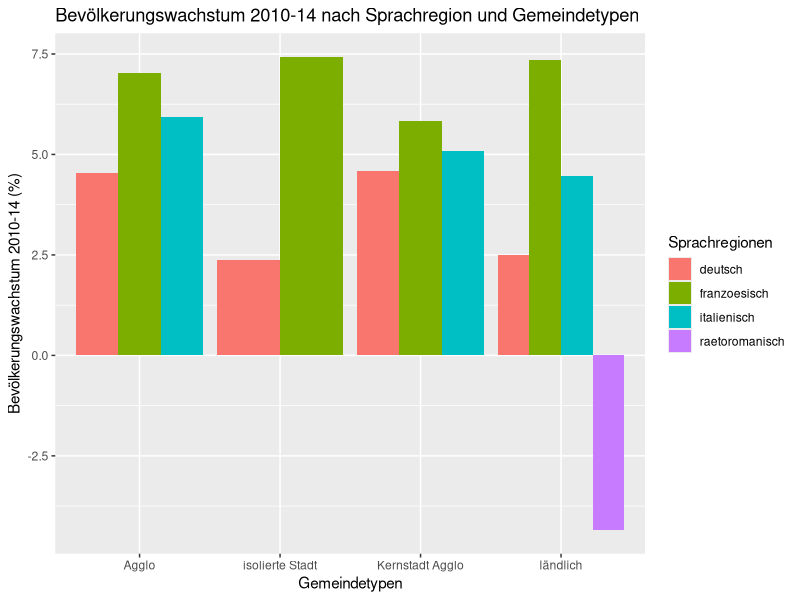
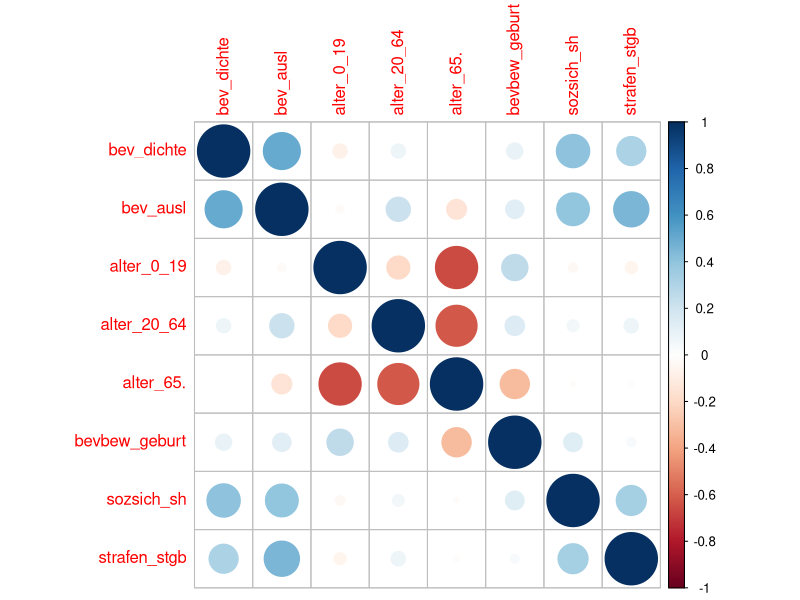
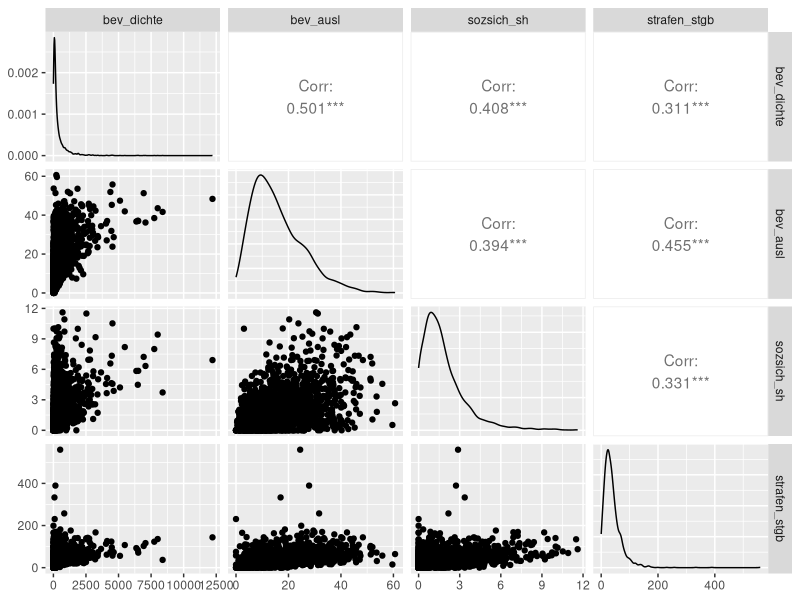
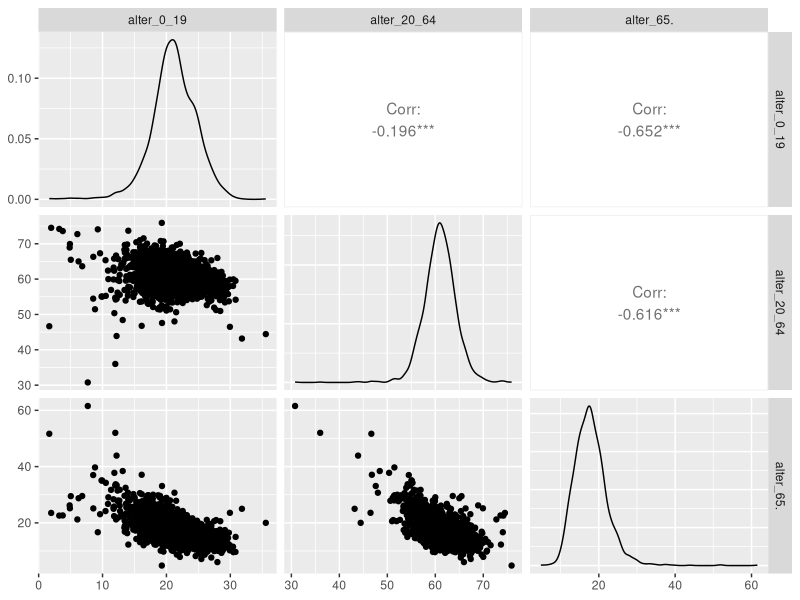
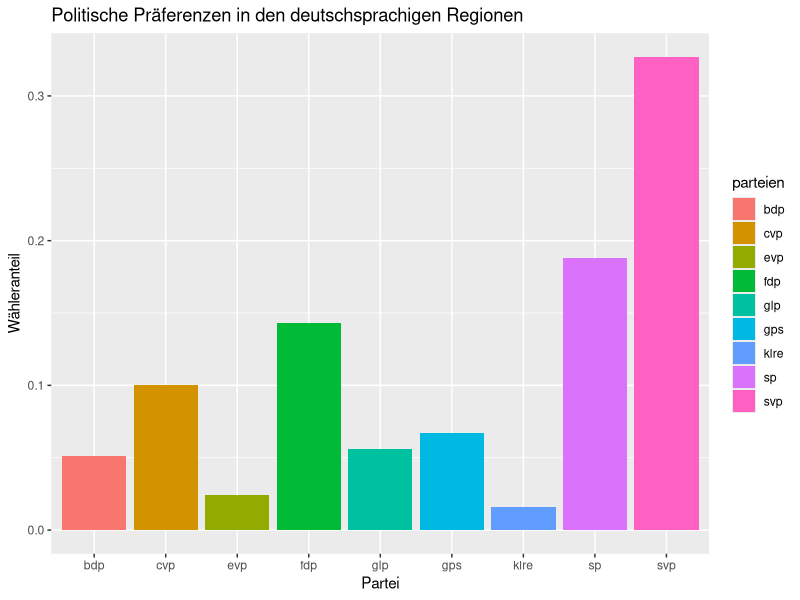
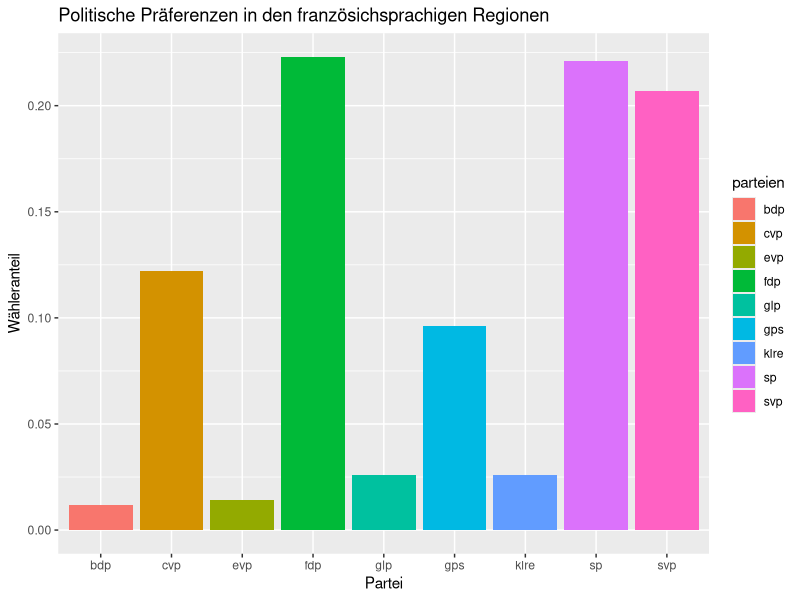
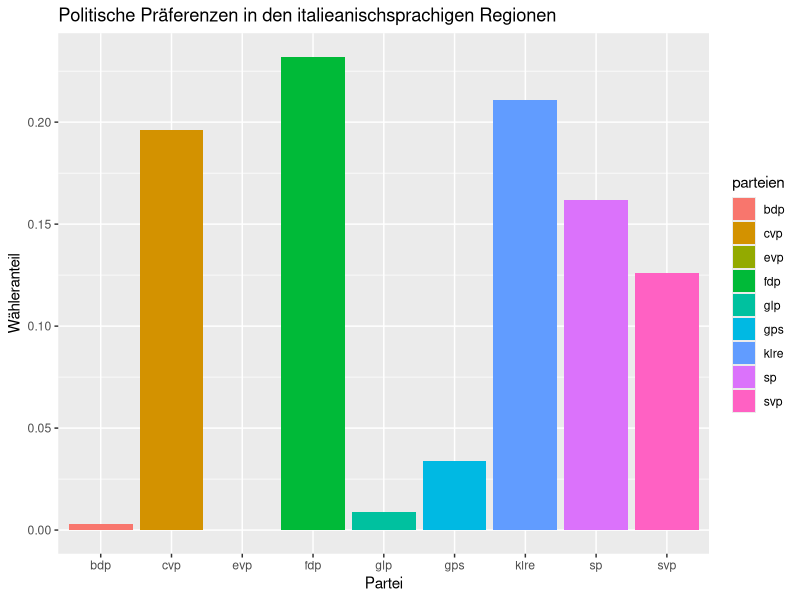
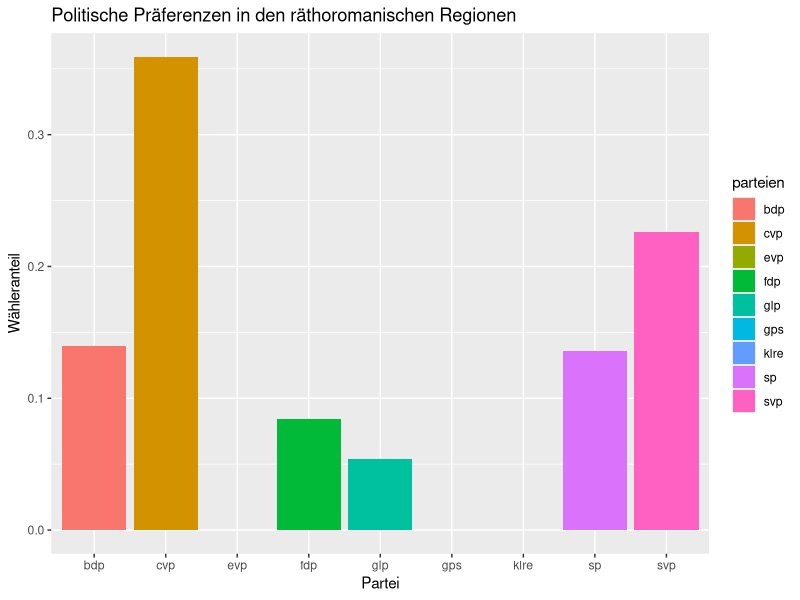

These charts were generated, in order, by the following R code:
## ---- chunk 1
library(dplyr)
library(corrplot)
library(ggplot2)
library(GGally)
## ---- chunk 2
gemeindedaten.raw <- read.table("gemeindedaten.csv", 
                                header=TRUE, 
                                sep = "," , 
                                na.strings = c("NA","*"),
                                fileEncoding = "UTF-8")
## ---- chunk 3
head(gemeindedaten.raw)
str(gemeindedaten.raw)
nrow(gemeindedaten.raw)
ncol(gemeindedaten.raw)
colnames(gemeindedaten.raw)
## ---- chunk 4
null <- 0
na <- 0
for (i in 1:nrow(gemeindedaten.raw)){
  paste(" row : " , i)
  for (j in 1:ncol(gemeindedaten.raw)){
    if (is.na(gemeindedaten.raw[i,j])){
      na <- na + 1
    }
    if (is.null(gemeindedaten.raw[i,j])){
      null <- null + 1
    }
  }
}

print(paste("na: " ,na, " - null:", null))
## ---- chunk 5
## 4.Beantworten Sie folgende Fragen:

# Wie viele Gemeinden gab es in der Schweiz im Jahr 2014?  
nrow(gemeindedaten.raw)
# Was ist die mittlere Einwohnerzahl einer Schweizer Gemeinde? 
mean(gemeindedaten.raw$bev_total)
# Wie viele Einwohner leben in der grössten Gemeinde? 
max(gemeindedaten.raw$bev_total)
# Wie viele in der kleinsten?
min(gemeindedaten.raw$bev_total)

## 5. In welchem Kanton gibt es am meisten Gemeinden?
gemeindedaten.raw %>%
  group_by(kantone) %>%
  summarise (anz_gemeinden = n()) %>%
  filter(anz_gemeinden == max(anz_gemeinden))

## In welchem am wenigsten?
gemeindedaten.raw %>%
  group_by(kantone) %>%
  summarise (anz_gemeinden = n()) %>%
  filter(anz_gemeinden == min(anz_gemeinden))

# 6. Betrachten Sie die Einwohnerzahlen der Gemeinden gruppiert nach Sprachregionen. 
# Wie heissen die jeweils grössten Gemeinden?

gemeindedaten.raw %>%
  group_by(sprachregionen) %>%
  filter(rank(desc(bev_total))==1) %>%
  dplyr::select(sprachregionen, gmdename, bev_total)

## ---- chunk 6
gemeindedaten.raw %>%
  group_by(sprachregionen) %>%
  summarise (mean(bev_1014))
## ---- chunk 7
gde.growth <- gemeindedaten.raw %>%
  group_by(sprachregionen, stadt_land) %>%
  summarise (growth = mean(bev_1014))

gde.growth

p <- ggplot(gde.growth, 
            aes(gde.growth$stadt_land,
                gde.growth$growth))
p +  geom_bar(stat = "identity", 
              aes(fill=gde.growth$sprachregionen), 
              position="dodge") +
  ggtitle("Bevölkerungswachstum 2010-14 nach Sprachregion und Gemeindetypen") +
  xlab("Gemeindetypen") + 
  ylab("Bevölkerungswachstum 2010-14 (%)") +
  labs(fill = "Sprachregionen")
## ---- chunk 8
cordata <- gemeindedaten.raw %>%
  dplyr::select(bev_dichte, bev_ausl, alter_0_19, alter_20_64, alter_65., bevbew_geburt,sozsich_sh, strafen_stgb )

mcor<-cor(cordata)
corrplot(mcor)
## ---- chunk 9
cor1  <- gemeindedaten.raw %>%
  dplyr::select(bev_dichte, bev_ausl,sozsich_sh, strafen_stgb )
ggpairs(cor1, 1:4)

## ---- chunk 10
cor2  <- gemeindedaten.raw %>%
  dplyr::select(alter_0_19, alter_20_64, alter_65. )

ggpairs(cor2, 1:3)
## ---- chunk 11
# Welcher Gemeindetyp überwiegt bei deutschsprachigen Gemeinden, welcher bei italienischsprachigen Gemeinden. Gibt es in jeder Sprachregion isolierte Städte?
lang.typ <- gemeindedaten.raw %>%
  dplyr::select(sprachregionen, stadt_land) %>% 
  group_by(sprachregionen, stadt_land) %>%
  summarise(n=n()) %>%
  arrange(sprachregionen, desc(n))

xtabs(lang.typ$n ~ lang.typ$sprachregionen + lang.typ$stadt_land, data=lang.typ)
## ---- chunk 12

polit <- gemeindedaten.raw %>%
  dplyr::select(sprachregionen, 
                bev_total, 
                polit_svp, 
                polit_sp, 
                polit_fdp, 
                polit_cvp, 
                polit_gps, 
                polit_evp, 
                polit_glp, 
                polit_bdp,
                polit_klre,
                polit_ubrige) %>% 
  group_by(sprachregionen) %>%
  summarise(pop = sum(bev_total), 
            svp = round(sum( polit_svp * bev_total / 100, na.rm=T) / pop,3),
            sp = round(sum(polit_sp * bev_total / 100, na.rm=T) / pop,3),
            fdp = round(sum(polit_fdp * bev_total / 100, na.rm=T) / pop,3),
            evp = round(sum(polit_evp * bev_total / 100, na.rm=T) / pop,3),
            gps = round(sum(polit_gps * bev_total / 100, na.rm=T) / pop,3),
            bdp = round(sum(polit_bdp * bev_total / 100, na.rm=T) / pop,3),
            glp = round(sum(polit_glp * bev_total / 100, na.rm=T) / pop,3),
            cvp = round(sum( polit_cvp * bev_total / 100, na.rm = T) / pop,3),
            klre = round(sum( polit_klre * bev_total / 100, na.rm = T) / pop,3),
            ubrige = round(sum( polit_ubrige * bev_total / 100, na.rm = T) / pop,3))

polit
## ---- chunk 13
d <- t(polit[1,3:11])
f <- t(polit[2,3:11])
i <- t(polit[3,3:11])
r <- t(polit[4,3:11])

parteien <- rownames(d)

pol <- data.frame(d)
pol$f <- f
pol$i <- i
pol$r <- r

pd <- ggplot(pol,aes(parteien, pol$d))
pd +  geom_bar(stat = "identity", 
              aes(fill=parteien), 
              position="dodge") +
  ggtitle("Politische Präferenzen in den deutschsprachigen Regionen") +
  xlab("Partei") + 
  ylab("Wähleranteil")

pf <- ggplot(pol,aes(parteien, pol$f))
pf +  geom_bar(stat = "identity", 
              aes(fill=parteien), 
              position="dodge") +
  ggtitle("Politische Präferenzen in den französichsprachigen Regionen") +
  xlab("Partei") + 
  ylab("Wähleranteil")

pi <- ggplot(pol,aes(parteien, pol$i))
pi +  geom_bar(stat = "identity", 
              aes(fill=parteien), 
              position="dodge") +
  ggtitle("Politische Präferenzen in den italieanischsprachigen Regionen") +
  xlab("Partei") + 
  ylab("Wähleranteil")

pr <- ggplot(pol,aes(parteien, pol$r))
pr +  geom_bar(stat = "identity", 
              aes(fill=parteien), 
              position="dodge") +
  ggtitle("Politische Präferenzen in den räthoromanischen Regionen") +
  xlab("Partei") + 
  ylab("Wähleranteil")
